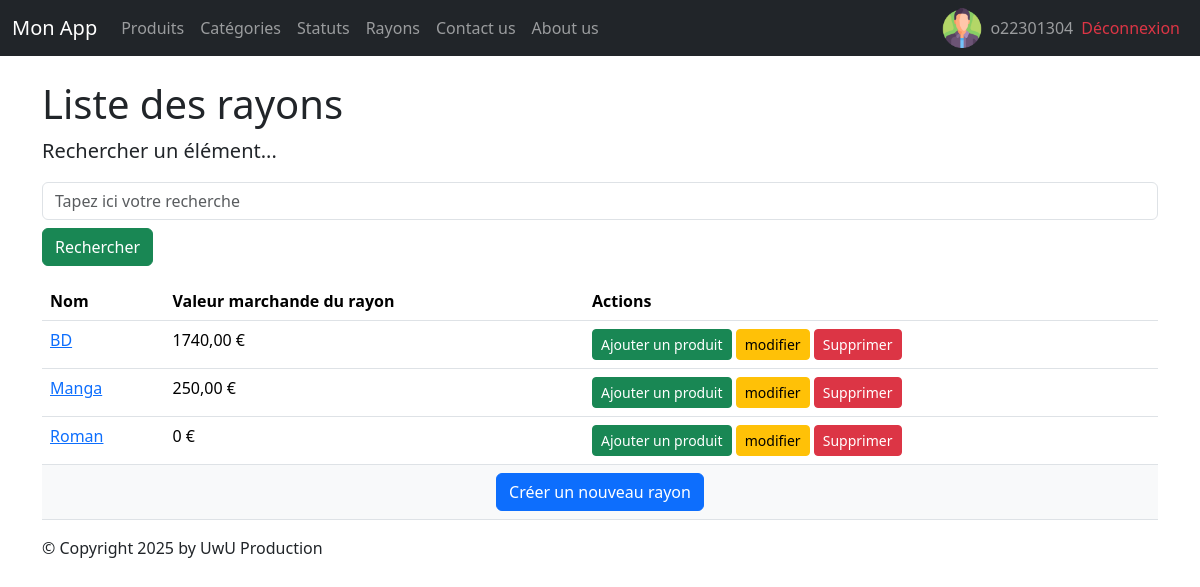
/monApp/rayons/ (signed in), run on the app's committed database.
### monApp/models.py (models this page shows, shortened)
class Rayon(models.Model):
    idRayon = models.AutoField(primary_key=True)
    nomRayon = models.CharField(max_length=100)

### monApp/views/rayon.py (the view)
# urls.py: path('rayons/',views.RayonListView.as_view(),name='rayons'),
class RayonListView(ListView):
    model = Rayon
    template_name = "monApp/list_rayons.html"
    context_object_name = "rays"
    def get_queryset(self):
        query = self.request.GET.get('search')
        if query:
            return Rayon.objects.filter(nomRayon__icontains=query).prefetch_related(
                Prefetch("contenirs", queryset=Contenir.objects.select_related("refProd")))
        return Rayon.objects.prefetch_related(
            Prefetch("contenirs", queryset=Contenir.objects.select_related("refProd")))
    def get_context_data(self, **kwargs):
        context = super(RayonListView, self).get_context_data(**kwargs)
        context['titremenu'] = "Liste de mes rayons"
        ryns_dt = []
        for rayon in context['rays']:
            total = 0
            for contenir in rayon.contenirs.all():
                total += contenir.refProd.prixUnitaireProd * contenir.qte
            ryns_dt.append({'ray': rayon,'total_stock': total})
        context['ryns_dt'] = ryns_dt
        return context

### monApp/templates/monApp/list_rayons.html
{% extends 'monApp/base.html' %}
{% block menu %}
    <h1>Liste des rayons</h1>
{% endblock %}
{% block contenu %}
    <p class="lead mb-3 ml-0">Rechercher un élément...</p>
    <form method="GET" action="">
        <input class="form-control" type="text" name="search" placeholder="Tapez ici votre recherche"
        value="{{ request.GET.search }}">
        <button type="submit" class="btn btn-success mt-2">Rechercher</button>
    </form>
    <table class="table">
        <thead>
            <th>Nom</th>
            <th>Valeur marchande du rayon</th>
            <th>Actions</th>
        </thead>
        <tbody>
        {% for data in ryns_dt %}
            <tr>
                <td><a href="{% url 'rayon' data.ray.idRayon %}">{{ data.ray.nomRayon }} </a></td>
                <td>{{ data.total_stock }} €</td>
                <td>
                    <a href="{% url 'cntnr-crt' data.ray.idRayon %}" class="btn btn-success btn-sm">Ajouter un produit</a>
                    <a href="{% url 'rayon-chng' data.ray.idRayon %}" class="btn btn-warning btn-sm">modifier</a>
                    <a href="{% url 'rayon-dlt' data.ray.idRayon %}" class="btn btn-danger btn-sm">Supprimer</a>
                </td>
            </tr>
        {% endfor %}
            <tr>
                <td colspan="8" class="text-center bg-light">
                    <a href="{% url 'rayon-crt' %}" class="btn btn-primary">
                        Créer un nouveau rayon
                    </a>
                </td>
            </tr>
        </tbody>
    </table>
{% endblock %}

### monApp/templates/monApp/base.html (shortened to what this page needs)
{% load static %}
<html>
    <head>
        {% block styles %}
            <link rel="stylesheet" href="{% static 'styles.css' %}" />
            {% load django_bootstrap5 %}
            {% bootstrap_css %}
        {% endblock %}
    </head>
    <body>
        {% block nav %}
            <nav class="navbar navbar-expand-md navbar-dark bg-dark mb-4">
    <div class="container-fluid">
        <a class="navbar-brand" href="{% url 'home' %}">Mon App</a>
        <div class="collapse navbar-collapse" id="navbarNav">
            <ul class="navbar-nav me-auto mb-2 mb-md-0">
                <li class="nav-item">
                    <a class="nav-link" href="{% url 'lst_prdts' %}">Produits</a>
                </li>
                <li class="nav-item">
                    <a class="nav-link" href="{% url 'categories' %}">Catégories</a>
                </li>
                <li class="nav-item">
                    <a class="nav-link" href="{% url 'statuts' %}">Statuts</a>
                </li>
                <li class="nav-item">
                    <a class="nav-link" href="{% url 'rayons' %}">Rayons</a>
                </li>
                <li class="nav-item">
                    <a class="nav-link" href="{% url 'contact' %}">Contact us</a>
                </li>
                <li class="nav-item">
                    <a class="nav-link" href="{% url 'about' %}">About us</a>
                </li>
            </ul>
            <ul class="navbar-nav ms-auto mb-2 mb-md-0">
                {% if user.is_authenticated %}
                    <li class="nav-item d-flex align-items-center">
                        <img src="{% static 'img/utilisateur.png' %}" alt="Description" width="40" height="40" class="me-2" />
                        <a class="nav-link p-0">{{ user.username }}</a>
                    </li>
                    <li class="nav-item d-flex align-items-center">
                        <a class="nav-link text-danger" href="{% url 'logout' %}">Déconnexion</a>
                    </li>
                {% endif %}
            </ul>
        </div>
    </div>
</nav>
        {% endblock %}
        <main role="main" class="container top-pushed">
            {% block menu %}
            {% endblock %}
            <div class="jumbotron">
                {% block contenu %}
                {% endblock %}
            </div>
        </main >
        <footer class="footer">
            <div class="container">
                <p>&copy; Copyright {% now "Y" %} by UwU Production</p>
            </div>
        </footer>
    </body>
</html>

### static/styles.css (style rules this page uses)
h1 { color:red }

### data on the page
Rayon: ray.nomRayon "BD", total_stock "1740,00"
Rayon: ray.nomRayon "Manga", total_stock "250,00"
Rayon: ray.nomRayon "Roman", total_stock "0"

### other printed values
{{ user.username }} "o22301304"
